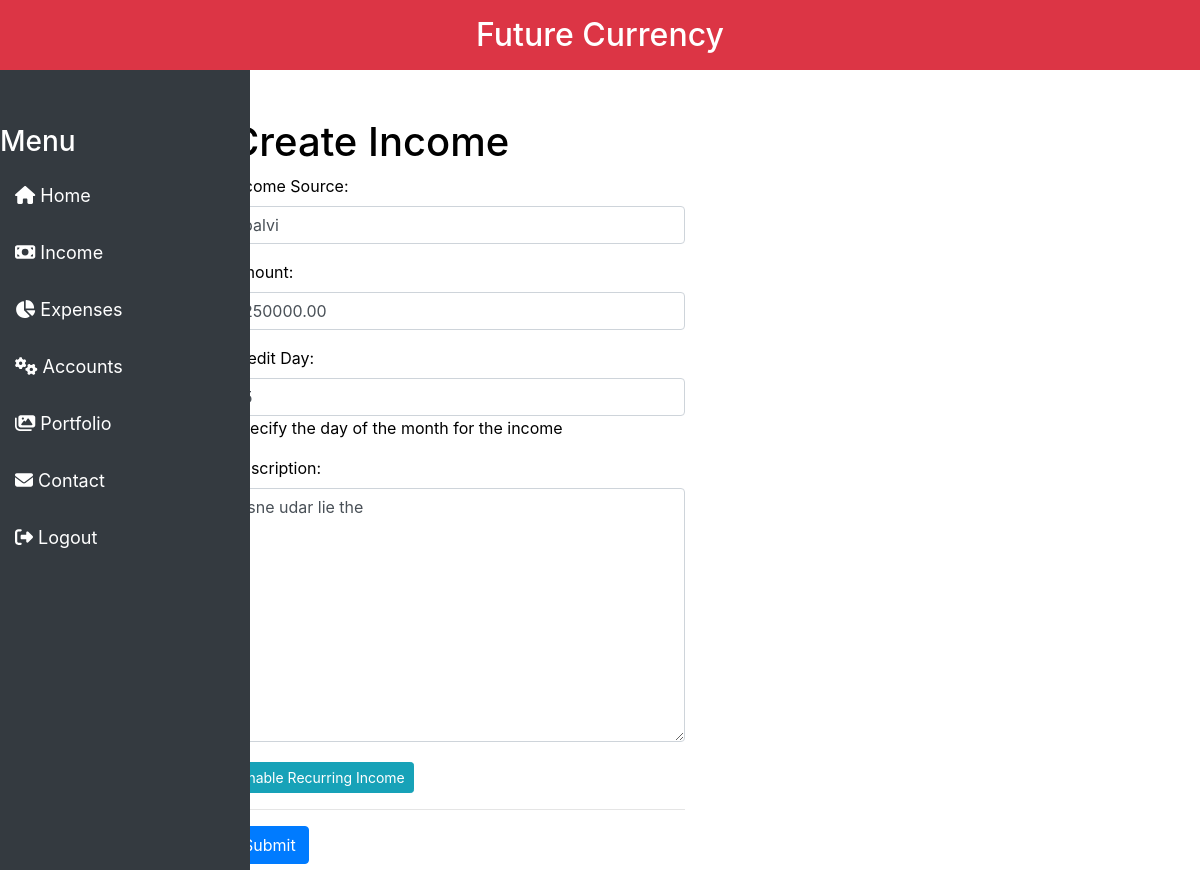
Screenshot of /income/add-all/3 (signed in) with the database file from the repository.
### income/models.py (models this page shows, shortened)
class Income(models.Model):
    user = models.ForeignKey(User, on_delete=models.CASCADE)
    amount = models.DecimalField(max_digits=10, decimal_places=2, default=0.00)
    source = models.CharField(max_length=255)
    description = models.CharField(max_length=255)
    day_of_month = models.PositiveIntegerField()
    class Meta:
        ordering = ['day_of_month']

### income/views.py (the view)
# urls.py: path('add-all/', create_income, name='add-all'),
@login_required_view
def create_income(request, income_id=None):
    income = get_object_or_404(Income, id=income_id) if income_id else None
    recurring_income = RecurringIncome.objects.filter(income=income).first() if income else None
    varied_recurring_income = (
        VariedRecurringIncome.objects.filter(re_income__income=income).first()
        if recurring_income
        else None
    )
    if request.method == 'POST':
        income_form = IncomeForm(request.POST, instance=income)
        recurring_income_form = RecurringIncomeForm(request.POST, instance=recurring_income)
        varied_recurring_income_form = VariedRecurringIncomeForm(
            request.POST, instance=varied_recurring_income
        )
        income_type_form = IncomeTypeForm(request.POST)
        if income_form.is_valid():
            income = income_form.save(commit=False)
            income.user = request.user  # Set the user to the logged-in user
            income.save()
            if (
                income_type_form.is_valid()
                and income_type_form.cleaned_data.get('recurring_type')
                and recurring_income_form.is_valid()
            ):
                recurring_income = recurring_income_form.save(commit=False)
                recurring_income.income = income
                recurring_income.save()
            if (
                income_type_form.is_valid()
                and income_type_form.cleaned_data.get('variation_type')
                and varied_recurring_income_form.is_valid()
            ):
                varied_recurring_income = varied_recurring_income_form.save(commit=False)
                varied_recurring_income.re_income = recurring_income
                varied_recurring_income.save()
            return redirect('income-home')
    else:
        income_form = IncomeForm(instance=income)
        recurring_income_form = RecurringIncomeForm(instance=recurring_income)
        varied_recurring_income_form = VariedRecurringIncomeForm(instance=varied_recurring_income)
        income_type_form = IncomeTypeForm()
    return render(
        request,
        'income/add-income.html',
        {
            'income_form': income_form,
            'recurring_income_form': recurring_income_form,
            'varied_recurring_income_form': varied_recurring_income_form,
            'income_type_form': income_type_form,
        },
    )

### income/forms.py
class IncomeForm(forms.ModelForm):
    class Meta:
        model = Income
        fields = ['source', 'amount', 'day_of_month', 'description']
        labels = {'source': 'Income Source', 'day_of_month': 'Credit Day'}
        help_texts = {'day_of_month': 'Specify the day of the month for the income'}
        widgets = {
            'source': forms.TextInput(attrs={'class': 'form-control', 'placeholder': "Source Name"}),
            'amount': forms.TextInput(attrs={'class': 'form-control'}),
            'day_of_month': forms.NumberInput(attrs={'class': 'form-control'}),
            'description': forms.Textarea(attrs={'class': 'form-control'}),
        }
        initial = {'source': 'Source Name', 'recurring_day': 'Select'}

class RecurringIncomeForm(forms.ModelForm):
    class Meta:
        model = RecurringIncome
        fields = ['recurring_type', 'recurring_day', 'recurring_range']
        labels = {'recurring_type': 'Recurring Type', 'recurring_day': 'Recurring Day', 'recurring_range': 'Recurring Range'}
        help_texts = {'recurring_day': 'On which day the income will recur',
                      'recurring_range': 'Specify how many times this income will recur'}
        widgets = {
            'recurring_type': forms.Select(attrs={'class': 'form-control', 'placeholder': "Select"}),
            'recurring_day': forms.Select(attrs={'class': 'form-control', 'placeholder': "Select"}),
            'recurring_range': forms.TextInput(attrs={'class': 'form-control'}),
        }
        initial = {'recurring_type': 'Select', 'recurring_day': 'Select'}

### income/templates/income/add-income.html (shortened to what this page needs)
{% extends 'core/base.html' %}
{% block content %}
{% load static %}
<html lang="en">
<head>
    <link rel="stylesheet" href="https://maxcdn.bootstrapcdn.com/bootstrap/4.0.0/css/bootstrap.min.css">
</head>
<body>
<div class="container mt-5">
    <h1>Create Income</h1>
    <div class="row">
        <div class="col-md-6">
            <form method="post" enctype="multipart/form-data">
                {{ income_form.as_p }}
                <button type="button" class="btn btn-info btn-sm mt-1" id="enableRecurringBtn">Enable Recurring Income</button>
                <hr>
                <button type="submit" class="btn btn-primary">Submit</button>
            </form>
        </div>
    </div>
</div>
</body>
</html>
{% endblock content %}

### core/static/core/css/corecss.css (style rules this page uses)
html, body { height: 100%; }

### core/templates/core/sidebar.html (style rules this page uses)
body { font-family: Arial, sans-serif; margin: 0; padding: 0; background-color: #fbfbfb; }

### rows the page displays
Income: source "palvi", amount "250000.00", day_of_month "5", description "Isne udar lie the"
